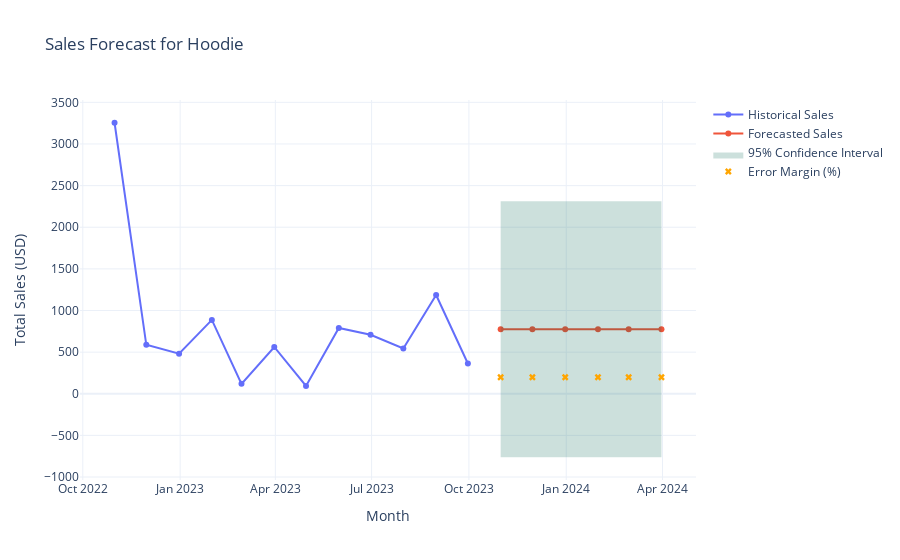

Notebook source saved alongside this figure:
### Code cell
import pandas as pd
import plotly.graph_objects as go
from statsmodels.tsa.arima.model import ARIMA

# Step 1: Create monthly sales summary
monthly_sales = df.groupby(['item', 'month']).agg(
    Total_Sales=('amount_usd', 'sum')
).reset_index()

# Step 2: Define the forecasting function
def forecast_item(item_name, periods=6):
    item_data = monthly_sales[monthly_sales['item'] == item_name].copy()
    item_data = item_data.set_index('month').resample('M').sum().fillna(0)

    try:
        model = ARIMA(item_data['Total_Sales'], order=(0, 1, 1))
        model_fit = model.fit()
        forecast_result = model_fit.get_forecast(steps=periods)
    except Exception as e:
        print(f"Forecast failed for '{item_name}': {e}")
        return

    forecast_mean = forecast_result.predicted_mean
    conf_int = forecast_result.conf_int(alpha=0.05)
    forecast_index = pd.date_range(item_data.index[-1] + pd.DateOffset(months=1), periods=periods, freq='M')

    fig = go.Figure()

    fig.add_trace(go.Scatter(
        x=item_data.index, y=item_data['Total_Sales'],
        mode='lines+markers', name='Historical Sales'
    ))

    fig.add_trace(go.Scatter(
        x=forecast_index, y=forecast_mean,
        mode='lines+markers', name='Forecasted Sales',
        hovertemplate='Forecast: %{y:.2f}<br>Date: %{x|%b %Y}<extra></extra>'
    ))

    fig.add_trace(go.Scatter(
        x=forecast_index.tolist() + forecast_index[::-1].tolist(),
        y=conf_int.iloc[:, 0].tolist() + conf_int.iloc[:, 1][::-1].tolist(),
        fill='toself',
        fillcolor='rgba(0,100,80,0.2)',
        line=dict(color='rgba(255,255,255,0)'),
        hoverinfo="skip",
        showlegend=True,
        name='95% Confidence Interval'
    ))

    # Error margin in %
    margin_error = ((conf_int.iloc[:, 1] - conf_int.iloc[:, 0]) / (2 * forecast_mean.abs())) * 100

    fig.add_trace(go.Scatter(
        x=forecast_index, y=margin_error,
        mode='markers',
        name='Error Margin (%)',
        marker=dict(symbol='x', color='orange'),
        hovertemplate='Error Margin: %{y:.2f}%<br>Date: %{x|%b %Y}<extra></extra>'
    ))

    fig.update_layout(
        title=f"Sales Forecast for {item_name}",
        xaxis_title="Month",
        yaxis_title="Total Sales (USD)",
        template="plotly_white"
    )

    fig.show()
forecast_item("Hoodie", periods=6)

### Figure 1 — Plotly figure (JSON) as saved in the notebook; plotly's stock layout.template omitted (floating-point values rounded to 4 significant figures)
{"data": [{"mode": "lines+markers", "name": "Historical Sales", "type": "scatter", "x": ["2022-10-31T00:00:00", "2022-11-30T00:00:00", "2022-12-31T00:00:00", "2023-01-31T00:00:00", "2023-02-28T00:00:00", "2023-03-31T00:00:00", "2023-04-30T00:00:00", "2023-05-31T00:00:00", "2023-06-30T00:00:00", "2023-07-31T00:00:00", "2023-08-31T00:00:00", "2023-09-30T00:00:00"], "y": [3255, 588, 482, 887, 119, 562, 94, 791, 708, 544, 1186, 363]}, {"hovertemplate": "Forecast: %{y:.2f}<br>Date: %{x|%b %Y}<extra></extra>", "mode": "lines+markers", "name": "Forecasted Sales", "type": "scatter", "x": ["2023-10-31T00:00:00", "2023-11-30T00:00:00", "2023-12-31T00:00:00", "2024-01-31T00:00:00", "2024-02-29T00:00:00", "2024-03-31T00:00:00"], "y": [774.8, 774.8, 774.8, 774.8, 774.8, 774.8]}, {"fill": "toself", "fillcolor": "rgba(0,100,80,0.2)", "hoverinfo": "skip", "line": {"color": "rgba(255,255,255,0)"}, "name": "95% Confidence Interval", "showlegend": true, "type": "scatter", "x": ["2023-10-31T00:00:00", "2023-11-30T00:00:00", "2023-12-31T00:00:00", "2024-01-31T00:00:00", "2024-02-29T00:00:00", "2024-03-31T00:00:00", "2024-03-31T00:00:00", "2024-02-29T00:00:00", "2024-01-31T00:00:00", "2023-12-31T00:00:00", "2023-11-30T00:00:00", "2023-10-31T00:00:00"], "y": [-762.5, -762.5, -762.5, -762.5, -762.5, -762.5, 2312.0, 2312.0, 2312.0, 2312.0, 2312.0, 2312.0]}, {"hovertemplate": "Error Margin: %{y:.2f}%<br>Date: %{x|%b %Y}<extra></extra>", "marker": {"color": "orange", "symbol": "x"}, "mode": "markers", "name": "Error Margin (%)", "type": "scatter", "x": ["2023-10-31T00:00:00", "2023-11-30T00:00:00", "2023-12-31T00:00:00", "2024-01-31T00:00:00", "2024-02-29T00:00:00", "2024-03-31T00:00:00"], "y": [198.4, 198.4, 198.4, 198.4, 198.4, 198.4]}], "layout": {"autosize": true, "title": {"text": "Sales Forecast for Hoodie"}, "xaxis": {"autorange": true, "range": ["2022-09-29 05:38:38.6441", "2024-05-01 18:21:21.3559"], "title": {"text": "Month"}, "type": "date"}, "yaxis": {"autorange": true, "range": [-1094.0, 3587.0], "title": {"text": "Total Sales (USD)"}, "type": "linear"}}}
